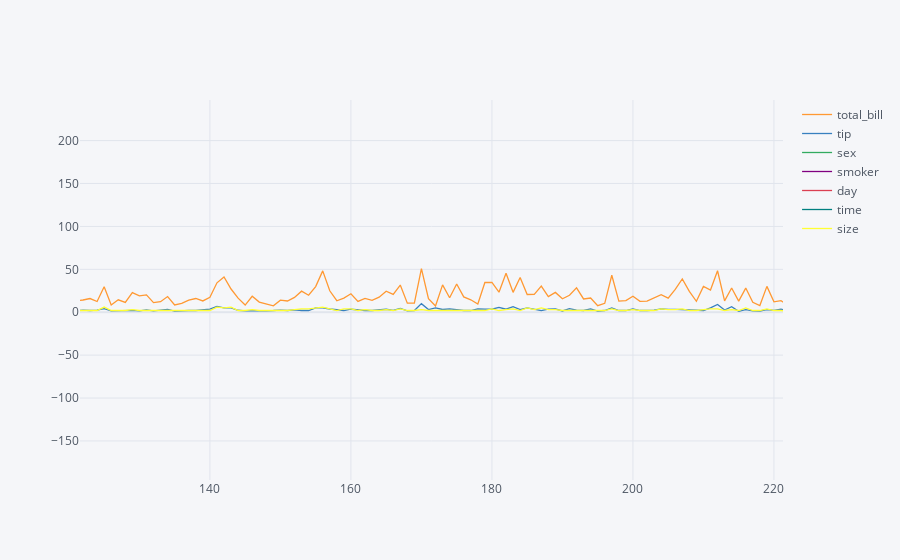

Notebook code cell kept with this figure:
### Code cell
df.iplot()

### Figure 1 — Plotly figure (JSON) as saved in the notebook; plotly's stock layout.template omitted (floating-point values rounded to 4 significant figures; data arrays with more than 128 entries replaced by an {"elided": "..."} marker saying what was removed)
{"data": [{"line": {"color": "rgba(255, 153, 51, 1.0)", "dash": "solid", "shape": "linear", "width": 1.3}, "mode": "lines", "name": "total_bill", "text": "", "type": "scatter", "x": {"elided": "244 int values"}, "y": {"elided": "244 float values"}}, {"line": {"color": "rgba(55, 128, 191, 1.0)", "dash": "solid", "shape": "linear", "width": 1.3}, "mode": "lines", "name": "tip", "text": "", "type": "scatter", "x": {"elided": "244 int values"}, "y": {"elided": "244 float values"}}, {"line": {"color": "rgba(50, 171, 96, 1.0)", "dash": "solid", "shape": "linear", "width": 1.3}, "mode": "lines", "name": "sex", "text": "", "type": "scatter", "x": {"elided": "244 int values"}, "y": {"elided": "244 str values"}}, {"line": {"color": "rgba(128, 0, 128, 1.0)", "dash": "solid", "shape": "linear", "width": 1.3}, "mode": "lines", "name": "smoker", "text": "", "type": "scatter", "x": {"elided": "244 int values"}, "y": {"elided": "244 str values"}}, {"line": {"color": "rgba(219, 64, 82, 1.0)", "dash": "solid", "shape": "linear", "width": 1.3}, "mode": "lines", "name": "day", "text": "", "type": "scatter", "x": {"elided": "244 int values"}, "y": {"elided": "244 str values"}}, {"line": {"color": "rgba(0, 128, 128, 1.0)", "dash": "solid", "shape": "linear", "width": 1.3}, "mode": "lines", "name": "time", "text": "", "type": "scatter", "x": {"elided": "244 int values"}, "y": {"elided": "244 str values"}}, {"line": {"color": "rgba(255, 255, 51, 1.0)", "dash": "solid", "shape": "linear", "width": 1.3}, "mode": "lines", "name": "size", "text": "", "type": "scatter", "x": {"elided": "244 int values"}, "y": {"elided": "244 int values"}}], "layout": {"autosize": true, "dragmode": "zoom", "legend": {"bgcolor": "#F5F6F9", "font": {"color": "#4D5663"}}, "paper_bgcolor": "#F5F6F9", "plot_bgcolor": "#F5F6F9", "title": {"font": {"color": "#4D5663"}}, "xaxis": {"autorange": false, "gridcolor": "#E1E5ED", "range": [121.6, 221.3], "showgrid": true, "tickfont": {"color": "#4D5663"}, "title": {"font": {"color": "#4D5663"}, "text": ""}, "type": "linear", "zerolinecolor": "#E1E5ED"}, "yaxis": {"autorange": false, "gridcolor": "#E1E5ED", "range": [-195.5, 247.3], "showgrid": true, "tickfont": {"color": "#4D5663"}, "title": {"font": {"color": "#4D5663"}, "text": ""}, "type": "linear", "zerolinecolor": "#E1E5ED"}}}
